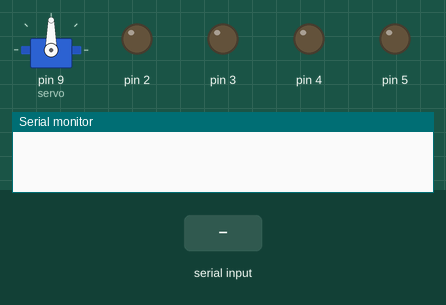
This sketch was run on a simulated Arduino Uno, built with avr-gcc and run on an emulated ATmega328P. Parts: servo, output pins drawn as LEDs (lit = HIGH), the last lines printed to the serial monitor. The test bench sets the inputs (shaded band).

Above: at 1.2 s.
1.3 s: "Turn on the light\n" received over Serial
At 2.4 s:
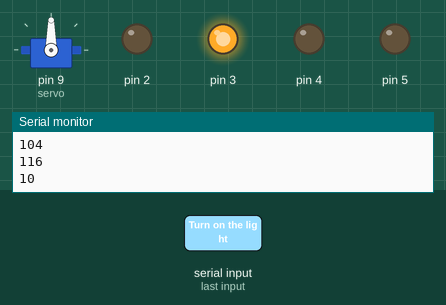
Timing chart, 0 to 4.3 s (numbered marks = the images above; inputs shaded):
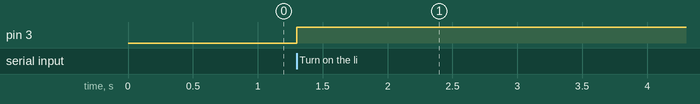

Measured:
- after the input at 1.3 s, pin 3: LOW → HIGH at once

The sketch:

jarvis.ino
```cpp
//Commands:
//Turn on the light
//Turn off the light
//Turn on the fan
//Turn off the fan
//Turn on the Tv
//Turn off the Tv
//Turn on the AC
//Turn off the AC
//Open the door
//Close the door
#include <Servo.h>
Servo servo;
//Relay 4 channel module
//channe l - FAN relay-pin2
//channe 2 - LIGHT relay-pin3
//channe 3 - TV relay-pin4
//channe 5 - OPEN DOOR pin 9 servo motor
//channe 4 - AC  relay-pin5


String incoming ;

void setup()
{
  Serial.begin(9600);
         pinMode(2,OUTPUT);
          pinMode(3,OUTPUT);
           pinMode(4,OUTPUT);
            pinMode(5,OUTPUT);

                servo.attach(9);
}
void loop()
{
  if(Serial.available() > 0)
  {
    incoming = Serial.read();
    Serial.print(incoming);
    Serial.print("\n");

    if ( incoming == "Turn on the light"  || "1")
    {
      digitalWrite(3,HIGH);

      }
      else if (incoming == "Turn off the light"  || "2")
      {
        digitalWrite(3,LOW);
        }

else if(incoming == "Turn on the fan"  || "3")
{
  digitalWrite(2,HIGH);
  }

else if(incoming == "Turn off the fan" ||  "4")
{

  digitalWrite(2,LOW);
  }

else if(incoming == "Turn on the TV"  ||  "5")
{
  digitalWrite(4,HIGH);


  }

else if(incoming == "Turn off the TV"  || "6")
{
  digitalWrite(4,LOW);
  }

else if(incoming == "Turn on the AC" ||  "7" )
{
  digitalWrite(5,HIGH);
  }
  else if(incoming == "Turn off the AC"  || "8")
{
  digitalWrite(5,LOW);
  }

  else if(incoming == "Open the door" || "9" )
{
   servo.write(180);
     delay(3000);
    servo.write(0);
  }
    else if(incoming == "Close the door"  || "0")
{
   servo.write(0);
  }


  }
else
{
  return;
}

}
```
